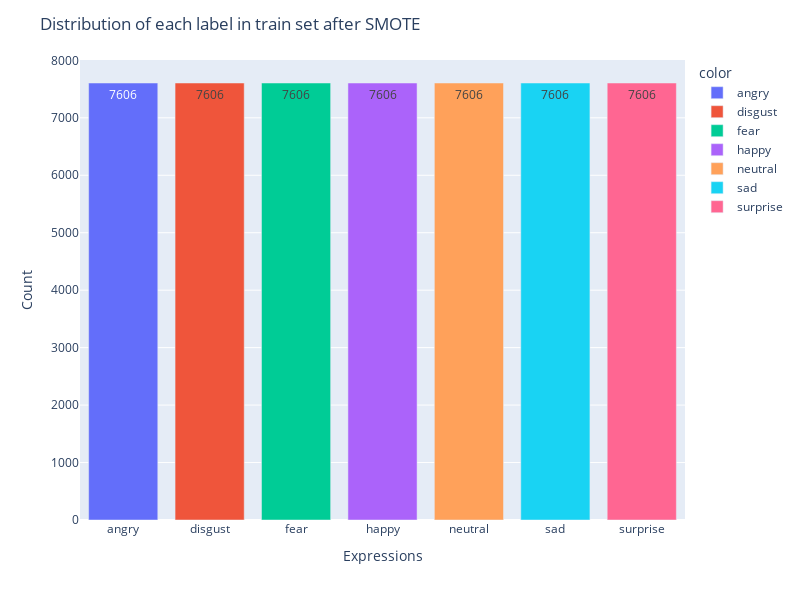

Notebook code cell kept with this figure:
### Code cell
class_count_in_train_smote_set = np.sum(y_train_smote, axis=0)
fig = px.bar(x=labels, y=class_count_in_train_smote_set, color=labels)

fig.update_layout(
    title="Distribution of each label in train set after SMOTE",
    xaxis_title="Expressions",
    yaxis_title="Count",
    height=600,
    width=800,
)

fig.update_traces(texttemplate="%{y}", textposition="inside")

fig.show()

### Figure 1 — Plotly figure (JSON) as saved in the notebook; plotly's stock layout.template omitted (floating-point values rounded to 4 significant figures)
{"data": [{"alignmentgroup": "True", "hovertemplate": "color=angry<br>x=%{x}<br>y=%{y}<extra></extra>", "legendgroup": "angry", "marker": {"color": "#636efa", "pattern": {"shape": ""}}, "name": "angry", "offsetgroup": "angry", "orientation": "v", "showlegend": true, "textposition": "inside", "texttemplate": "%{y}", "type": "bar", "x": ["angry"], "xaxis": "x", "y": [7606], "yaxis": "y"}, {"alignmentgroup": "True", "hovertemplate": "color=disgust<br>x=%{x}<br>y=%{y}<extra></extra>", "legendgroup": "disgust", "marker": {"color": "#EF553B", "pattern": {"shape": ""}}, "name": "disgust", "offsetgroup": "disgust", "orientation": "v", "showlegend": true, "textposition": "inside", "texttemplate": "%{y}", "type": "bar", "x": ["disgust"], "xaxis": "x", "y": [7606], "yaxis": "y"}, {"alignmentgroup": "True", "hovertemplate": "color=fear<br>x=%{x}<br>y=%{y}<extra></extra>", "legendgroup": "fear", "marker": {"color": "#00cc96", "pattern": {"shape": ""}}, "name": "fear", "offsetgroup": "fear", "orientation": "v", "showlegend": true, "textposition": "inside", "texttemplate": "%{y}", "type": "bar", "x": ["fear"], "xaxis": "x", "y": [7606], "yaxis": "y"}, {"alignmentgroup": "True", "hovertemplate": "color=happy<br>x=%{x}<br>y=%{y}<extra></extra>", "legendgroup": "happy", "marker": {"color": "#ab63fa", "pattern": {"shape": ""}}, "name": "happy", "offsetgroup": "happy", "orientation": "v", "showlegend": true, "textposition": "inside", "texttemplate": "%{y}", "type": "bar", "x": ["happy"], "xaxis": "x", "y": [7606], "yaxis": "y"}, {"alignmentgroup": "True", "hovertemplate": "color=neutral<br>x=%{x}<br>y=%{y}<extra></extra>", "legendgroup": "neutral", "marker": {"color": "#FFA15A", "pattern": {"shape": ""}}, "name": "neutral", "offsetgroup": "neutral", "orientation": "v", "showlegend": true, "textposition": "inside", "texttemplate": "%{y}", "type": "bar", "x": ["neutral"], "xaxis": "x", "y": [7606], "yaxis": "y"}, {"alignmentgroup": "True", "hovertemplate": "color=sad<br>x=%{x}<br>y=%{y}<extra></extra>", "legendgroup": "sad", "marker": {"color": "#19d3f3", "pattern": {"shape": ""}}, "name": "sad", "offsetgroup": "sad", "orientation": "v", "showlegend": true, "textposition": "inside", "texttemplate": "%{y}", "type": "bar", "x": ["sad"], "xaxis": "x", "y": [7606], "yaxis": "y"}, {"alignmentgroup": "True", "hovertemplate": "color=surprise<br>x=%{x}<br>y=%{y}<extra></extra>", "legendgroup": "surprise", "marker": {"color": "#FF6692", "pattern": {"shape": ""}}, "name": "surprise", "offsetgroup": "surprise", "orientation": "v", "showlegend": true, "textposition": "inside", "texttemplate": "%{y}", "type": "bar", "x": ["surprise"], "xaxis": "x", "y": [7606], "yaxis": "y"}], "layout": {"barmode": "relative", "height": 600, "legend": {"title": {"text": "color"}, "tracegroupgap": 0}, "margin": {"t": 60}, "title": {"text": "Distribution of each label in train set after SMOTE"}, "width": 800, "xaxis": {"anchor": "y", "domain": [0, 1], "title": {"text": "Expressions"}}, "yaxis": {"anchor": "x", "domain": [0, 1], "title": {"text": "Count"}}}}
